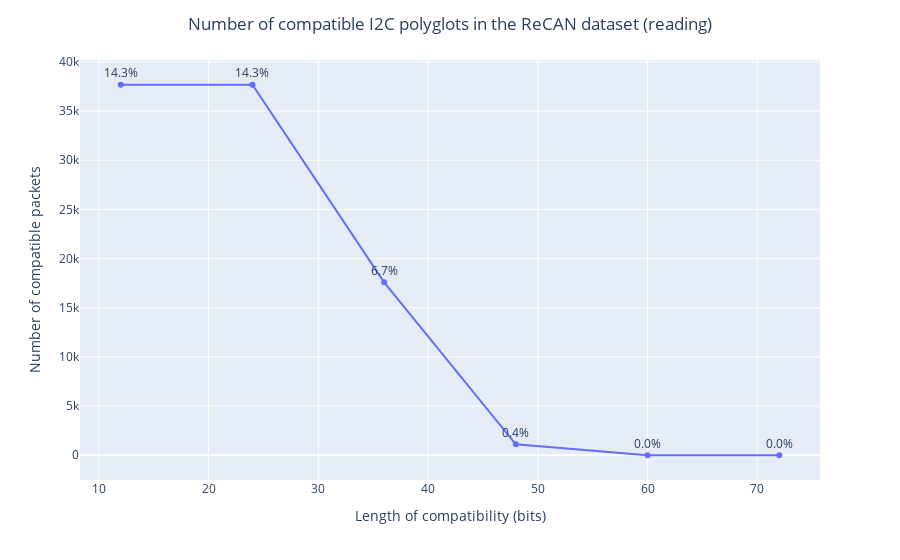

The notebook cell saved with this chart:
### Code cell
import plotly.express as px
df = px.data.tips()

frame = { 'Number of compatible packets': datapoints, 'Length of compatibility (bits)': bit_datapoints, 'Precentage': n }
result = pd.DataFrame(frame)

df = result

fig = px.line(df, y="Number of compatible packets", x="Length of compatibility (bits)", text="Precentage", markers=True)
fig.update_traces(textposition='top center')
fig.update_layout(title_text='Number of compatible I2C polyglots in the ReCAN dataset (reading)', title_x=0.5)
fig.show()
fig.write_image("i2c_read.pdf")

### Figure 1 — Plotly figure (JSON) as saved in the notebook; plotly's stock layout.template omitted (floating-point values rounded to 4 significant figures)
{"data": [{"hovertemplate": "Length of compatibility (bits)=%{x}<br>Number of compatible packets=%{y}<br>Precentage=%{text}<extra></extra>", "legendgroup": "", "line": {"color": "#636efa", "dash": "solid"}, "marker": {"symbol": "circle"}, "mode": "lines+text+markers", "name": "", "orientation": "v", "showlegend": false, "text": ["14.3%", "14.3%", "6.7%", "0.4%", "0.0%", "0.0%"], "textposition": "top center", "type": "scatter", "x": [12, 24, 36, 48, 60, 72], "xaxis": "x", "y": [37680, 37680, 17586, 1114, 0, 0], "yaxis": "y"}], "layout": {"legend": {"tracegroupgap": 0}, "margin": {"t": 60}, "title": {"text": "Number of compatible I2C polyglots in the ReCAN dataset (reading)", "x": 0.5}, "xaxis": {"anchor": "y", "domain": [0, 1], "title": {"text": "Length of compatibility (bits)"}}, "yaxis": {"anchor": "x", "domain": [0, 1], "title": {"text": "Number of compatible packets"}}}}
